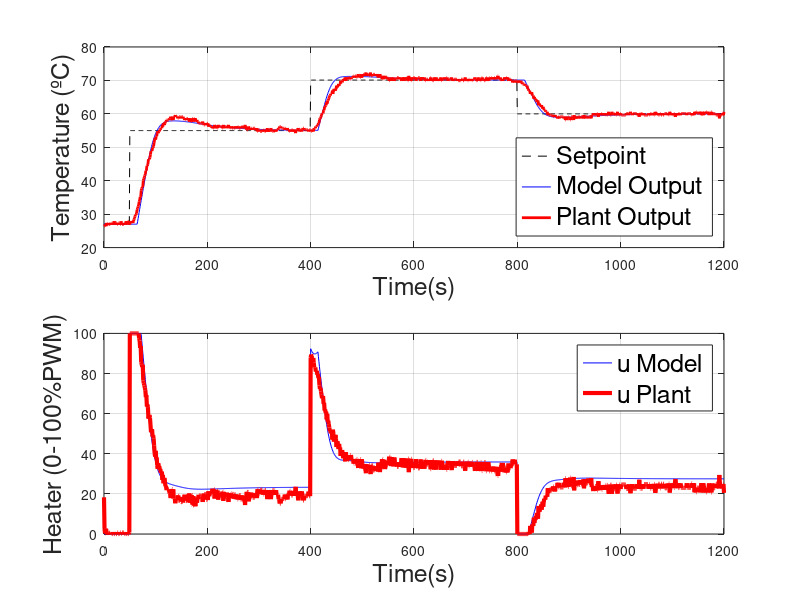

The MATLAB script that drew this image:
clc;clear;
load('simuModelo.mat')
load('simuPlanta.mat')

tempModelo; % Model Temperature
tempPlanta; % Plant Temperature
setPoint;   % reference
uModelo;    % Controller action
uPlanta;    % Controller action

Ts=1; %sample time 1s
time = 1200; %simulation time
t = (0:Ts:time)';
subplot(2,1,1)
plot(t,setPoint,'--k',t,tempModelo,'-b',t,tempPlanta,'-r','Linewidth',2)
xlabel('Time(s)','FontSize', 18);
ylabel('Temperature (ºC)','FontSize', 18);
legend('Setpoint','Model Output','Plant Output','Location','SouthEast','FontSize', 18)
grid on;
subplot(2,1,2)
plot(t,uModelo,'b',t,uPlanta,'r','Linewidth',3)
xlabel('Time(s)','FontSize', 18);
ylabel('Heater (0-100%PWM)','FontSize', 18);
legend('u Model','u Plant' ,'FontSize', 18)
grid on;